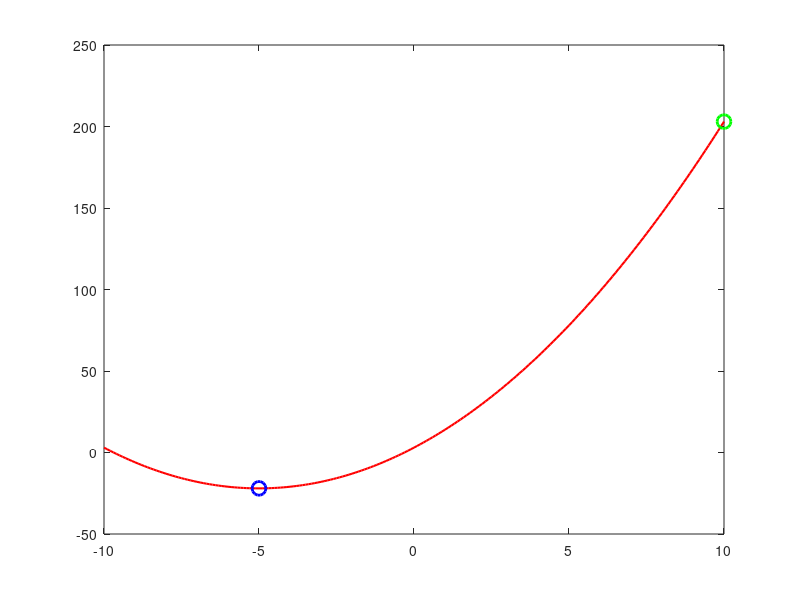

Write MATLAB code to recreate this figure.
%podstawy Matlaba
%ax^2 + bx + c = 0
clear all;
close all;


a = 1;
b = 10;
c = 3;

delta = b^2 - 4*a*c,
x1 = (-b-sqrt(delta))/2*a,
x2 = (-b+sqrt(delta))/2*a,

wynik1 = a*x1^2 + b*x1 + c,
wynik2 = a*x2^2 + b*x2 + c,




%y = a*x^2 + b*x + c;
%plot(f(x), x),

x = -10:0.1:10;
y = a*x.^2 + b*x + c;

[maxValue, maxIndex] = max(y),
[minValue, minIndex] = min(y),

plot(x,y,'-r','LineWidth',1.5),

hold on;

plot(x(minIndex),minValue,'bo','MarkerSize', 10, 'LineWidth', 2),
plot(x(maxIndex),maxValue,'go','MarkerSize', 10, 'LineWidth', 2),